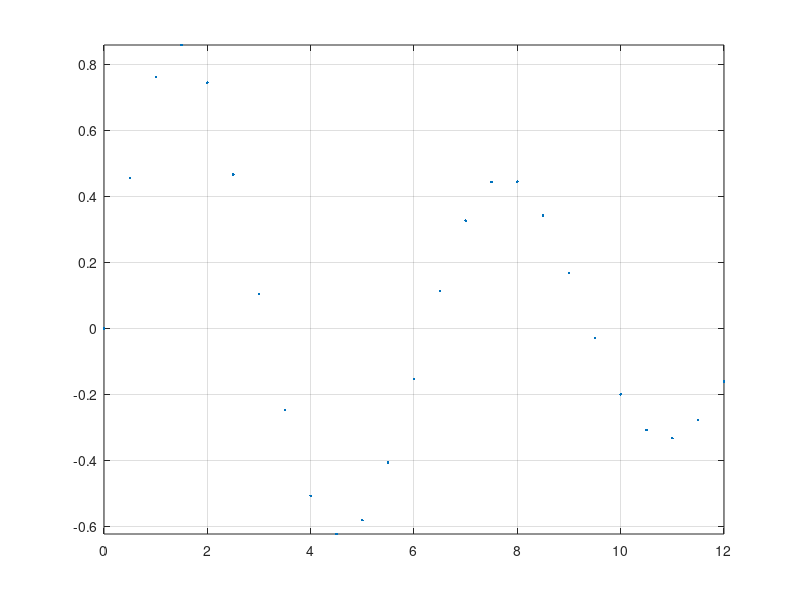

This chart was generated by the following MATLAB code:
%% DO NOT EDIT THIS SECTION!
% define your function and plot it

%Define a grid of uniformly spaced points
h = 0.5; %choose space between point
x = 0:h:4*pi;
N = length(x);

%make sure N is odd, need this for quad method
if mod(N,2) == 0
    x = x(1:N-1);
    N = N-1;
end

%define a function - this will be our integrand
beta = 10; %just a scaling factor
f_x = exp(-x/beta).*sin(x);

%make a nice plot!
plot(x,f_x, '.')
ylim([min(f_x), max(f_x)])
xlim([min(x), max(x)])
grid;
shg;

% then evaluate the integral analytically - use this to check your work
int_f = -beta*exp(-x/beta).*(sin(x) + beta*cos(x))/(beta^2+1); %perform the analytic integral
integral_analytic = int_f(end) - int_f(1); %it's a definite integral, apply limits of int.
%% START EDITING BELOW
% Exercise 1: Definition of Integral
% 
% try the left-hand sum
integral_left = sum(diff(x).*f_x(1:end-1));

% try the right-hand sum
integral_right = sum(diff(x).*f_x(2:end));

%% Exercise 2: Use a linear approximation
% 
% try the trapezoidal method below
integral_mytrapz = 0; 
diff_x = diff(x);
for ii = 1:N-1
    integral_mytrapz = integral_mytrapz + 1/2*(f_x(ii) + f_x(ii+1))*diff_x(ii);
end

% note - we can compare this to Matlab's built-in function
integral_matlabtrapz = trapz(x,f_x);

%% Exercise 3: using higher-order approximations

%here we have assumed our grid of points is uniformly spaced
integral_quad = 0;
for ii = 1:2:N-2
    integral_quad = integral_quad + h/3*(f_x(ii+2)+4*f_x(ii+1) + f_x(ii));
end
